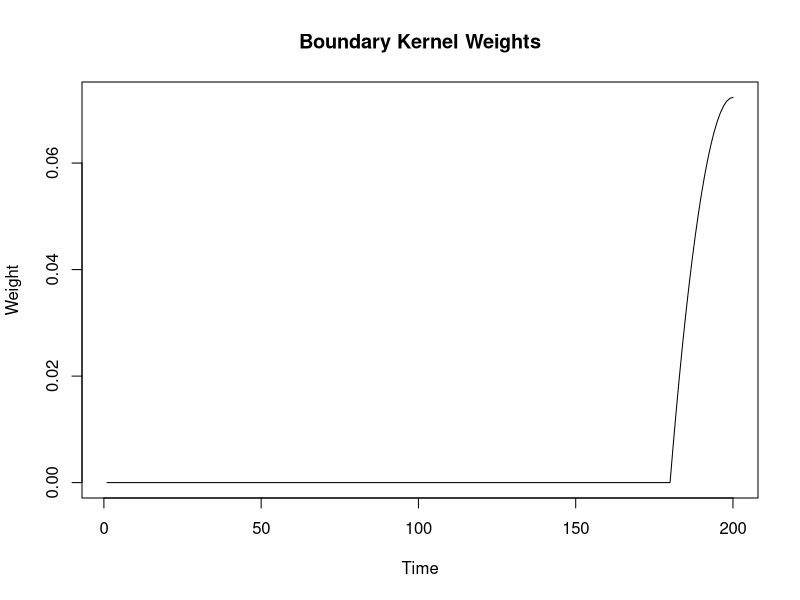
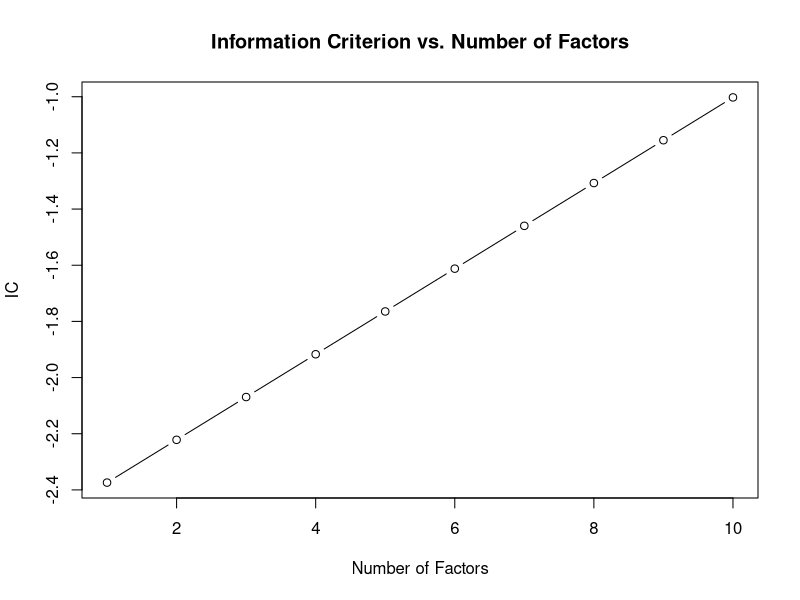

The R script that drew these images, in order:
# Load necessary libraries
library(MASS)        # For matrix operations
library(matrixcalc)  # For matrix calculations
library(glmnet)      # For lasso penalization
library(FactoMineR)  # For PCA
library(quadprog)    # For quadratic programming
library(forecast)    # For ARIMA comparison
library(zoo)         # For rolling operations
library(ggplot2)     # For visualization


################################################################################

# Example with simulated data
set.seed(123)
T <- 200  # Number of time periods
p <- 50   # Number of assets
returns <- matrix(rnorm(T * p, mean = 0.001, sd = 0.02), ncol = p)

################################################################################
# Kernel function (Epanechnikov)
epanechnikov_kernel <- function(u) {
  ifelse(abs(u) <= 1, 0.75 * (1 - u^2), 0)
}

# Boundary kernel
boundary_kernel <- function(t, r, T, h, kernel_func) {
  scaled_diff <- (t - r) / (T*h)  # Argument of the kernel
  k_val <- kernel_func(scaled_diff) / h  # Scale by h
  
  # Determine the region of r
  Th_floor <- floor(T * h)
  
  if (r < Th_floor) {
    # Lower boundary case
    integral_val <- integrate(kernel_func, lower = -r / (T * h), upper = 1)$value # articles are conflicting, upper = 1 vs. Inf
    return(k_val / integral_val)
  } else if (r > (T - Th_floor)) {
    # Upper boundary case
    integral_val <- integrate(kernel_func, lower = -1, upper = (1 - r / T) / h)$value # articles are conflicting, lower = -1 vs. -Inf
    return(k_val / integral_val)
  } else {
    # Middle region
    return(k_val)
  }
}

# Two-fold convolution kernel
two_fold_convolution_kernel <- function(u, kernel_func) {
  result <- ifelse(
    abs(u) <= 2, # Not entirely sure about this, maybe it is dependent on kernel_func?
    sapply(u, function(u_val) {
      integrand <- function(v) kernel_func(v) * kernel_func(u_val - v)
      integrate(integrand, lower = -1, upper = 1)$value
    }),
    0
  )
  return(result)
}

# Function to Compute V_m (Sum of Squared Residuals)
compute_V_m <- function(returns, m, kernel_func, bandwidth) {
  p <- ncol(returns)
  T <- nrow(returns)
  total_ssr <- 0  # Sum of squared residuals
  
  for (x in 1:T) {
    # Compute boundary kernel weights for time x
    w_x <- sapply(1:T, function(t) boundary_kernel(x, t, T, bandwidth, kernel_func))
    w_x <- w_x / sum(w_x)  # Normalize weights
    
    # Apply weights to returns
    sqrt_w_x <- sqrt(w_x)
    weighted_returns <- sweep(returns, 1, sqrt_w_x, `*`)
    
    # Perform PCA
    pca_result <- prcomp(weighted_returns, center = FALSE, scale. = FALSE)
    num_pcs <- min(m, ncol(pca_result$x))
    if (num_pcs < 1) next  # Skip if no PCs are found
    
    # Extract factor scores and loadings
    Fhat <- pca_result$x[, 1:num_pcs, drop = FALSE] / sqrt(T)  # Normalize
    loadings_hat <- pca_result$rotation[, 1:num_pcs, drop = FALSE]
    
    # Compute fitted values and residuals
    fitted <- Fhat %*% t(loadings_hat)
    Resid_x <- returns - fitted
    total_ssr <- total_ssr + sum(Resid_x^2)
  }
  
  # Compute V_m
  V_m <- total_ssr / (p * T)
  return(V_m)
}

# Function to Select Optimal Number of Factors using Information Criterion
select_optimal_factors <- function(returns, max_factors, T_h, kernel_func, bandwidth) {
  p <- ncol(returns)
  T <- nrow(returns)
  
  IC_values <- numeric(max_factors)
  V_m_values <- numeric(max_factors)
  penalty_values <- numeric(max_factors)
  
  for (m in 1:max_factors) {
    V_m <- compute_V_m(returns, m, kernel_func, bandwidth)
    V_m_values[m] <- V_m
    
    # Compute penalty
    penalty <- (p + T_h) / (p * T_h) * log((p * T_h) / (p + T_h)) * m
    penalty_values[m] <- penalty
    
    # Compute Information Criterion (IC)
    IC_values[m] <- log(V_m) + penalty
  }
  
  optimal_m <- which.min(IC_values)
  
  return(list(optimal_m = optimal_m, IC_values = IC_values, V_m_values = V_m_values, penalty_values = penalty_values))
}


# Function to Perform Local PCA
local_pca <- function(returns, r, bandwidth, m, kernel_func) {
  T <- nrow(returns)
  
  # Compute boundary kernel weights for time r
  w_r <- sapply(1:T, function(t) boundary_kernel(r, t, T, bandwidth, kernel_func))
  w_r <- w_r / sum(w_r)  # Normalize weights
  
  # Apply weights to returns
  sqrt_w_r <- sqrt(w_r)
  weighted_returns <- sweep(returns, 1, sqrt_w_r, `*`)
  
  # Perform PCA
  pca_result <- prcomp(weighted_returns, center = FALSE, scale. = FALSE)
  
  # Determine actual number of factors
  num_factors <- min(m, ncol(pca_result$x))
  if (num_factors < 1) return(NULL)  # Return NULL if no factors are found
  
  # Extract factor scores and loadings
  Fhat_all <- pca_result$x[, 1:num_factors, drop = FALSE] / sqrt(T)  # Normalize
  loadings_all <- pca_result$rotation[, 1:num_factors, drop = FALSE]
  
  return(list(factors_full = Fhat_all, loadings_full = loadings_all))
}


# Apply local PCA over all time points
bandwidth <- (2.35/sqrt(12))*T^(-0.2)*p^(-0.1) # Silverman's rule of thumb
m <- select_optimal_factors(returns, max_factors = 10, T_h = T*bandwidth, kernel_func = epanechnikov_kernel, bandwidth)$optimal_m # Number of factors
factors_list <- list()
loadings_list <- list()

for (t in 1:T) {
  pca_result <- local_pca(returns, t, bandwidth, m, epanechnikov_kernel)
  factors_list[[t]] <- pca_result$factors
  loadings_list[[t]] <- pca_result$loadings
}

################################################################################
# Hypothesis testing

# A little unsure about the indexing of the local_loadings and local_factors here

compute_M_hat <- function(local_factors, global_factors, local_loadings, global_loadings, T, N, m) {
  M_hat <- 0
  if (m ==1){
    global_loadings <- matrix(global_loadings)
    global_factors <- matrix(global_factors)
  }
  for (i in 1:N) {
    for (t in 1:T) {
      common_H1 <- t(local_loadings[[t]][i, ]) %*% local_factors[[t]][t,]
      common_H0 <- (global_loadings[i, ]) %*% global_factors[t, ]
      M_hat <- M_hat + (common_H1 - common_H0)^2
    }
  }
  M_hat <- M_hat / (N * T)
  return(M_hat)
}


compute_B_pT <- function(local_factors, global_factors, residuals, h, T, p, kernel_func) {
  # 1) Precompute sum of residual squares per row s
  res2 <- rowSums(residuals^2)  # length T
  
  # 2) Kernel matrix K[s,t]
  K <- matrix(0, nrow=T, ncol=T)
  for (s in 1:T) {
    for (t in 1:T) {
      K[s, t] <- boundary_kernel(s, t, T, h, kernel_func)
    }
  }
  
  # 3) Local dot-product matrix, L[s,t] = l_s . l_t
  #    where l_s = local_factors[[s]][s, ], a length-r vector.
  L <- matrix(0, nrow=T, ncol=T)
  for (s in 1:T) {
    ls <- local_factors[[s]][s, ]
    for (t in 1:T) {
      lt <- local_factors[[t]][t, ]
      L[s, t] <- sum(ls * lt)
    }
  }
  
  # 4) Global dot-product matrix, G[s,t] = g_s . g_t
  #    if global_factors is T x r
  G <- global_factors %*% t(global_factors)
  
  # 5) Vectorized calculation of (K*L - G)^2, then multiply row s by res2[s], sum over all s,t
  D <- (K * L) - G  # elementwise
  D2 <- D^2
  val <- sum(D2 * res2[row(D2)])
  
  # 6) Final scaling
  B_pT <- (h^(1/2) / (T^2 * sqrt(p))) * val
  return(B_pT)
}


compute_V_pT <- function(local_factors, residuals, h, T, p, factor_cov, kernel_func) {
  V_pT <- 0
  for (s in 1:(T - 1)) {
    for (r in (s + 1):T) {
      k_bar_sr <- two_fold_convolution_kernel((s - r) / (T * h), kernel_func)
      term <- k_bar_sr^2 * (t(local_factors[[s]][s,]) %*% factor_cov %*% local_factors[[r]][r,])^2
      V_pT <- V_pT + term * (t(residuals[s, ]) %*% residuals[r, ])^2
    }
  }
  V_pT <- (2 / (T^2 * p * h)) * V_pT
  return(V_pT)
}


compute_J_pT <- function(B_pT, V_pT, M_hat, T, p, h) {
  J_pT <- (T * sqrt(p) * sqrt(h) * M_hat - B_pT) / sqrt(V_pT)
  return(J_pT)
}

################################################################################


# Factor covariance matrix
factor_covariance <- cov(do.call(rbind, factors_list))  # Aggregate over all factors


# Estimate residuals
residuals <- matrix(NA, nrow = T, ncol = p)
for (t in 1:T) {
  modeled_returns_t <- factors_list[[t]] %*% t(loadings_list[[t]])
  residuals[t, ] <- returns[t, ] - modeled_returns_t[t,]
}


# Function to Estimate Residual Covariance with Lasso Penalization
estimate_residual_cov <- function(residuals, lambda) {
  p <- ncol(residuals)
  
  # Compute the sample covariance matrix
  S <- cov(residuals)
  
  # Initialize the sparse covariance matrix
  sparse_cov <- matrix(0, nrow = p, ncol = p)
  
  # Apply Lasso regression row-wise
  for (i in 1:p) {
    response <- S[i, -i]
    predictors <- S[-i, -i]
    
    # Fit Lasso regression without intercept
    fit <- glmnet(predictors, response, alpha = 1, lambda = lambda, intercept = FALSE, standardize = FALSE)
    
    # Extract coefficients and assign to sparse covariance matrix
    coef_i <- as.vector(coef(fit, s = lambda))[-1]  # Exclude intercept
    sparse_cov[i, -i] <- coef_i
  }
  
  # Symmetrize the covariance matrix
  sparse_cov <- (sparse_cov + t(sparse_cov)) / 2
  
  # Assign original diagonal elements
  diag(sparse_cov) <- diag(S)
  
  return(sparse_cov)
}

lambda <- 0.1  # Set penalty parameter
residual_covariance <- estimate_residual_cov(residuals, lambda)


# Compute Time-Varying Covariance Matrices
compute_time_varying_cov <- function(loadings, factor_cov, residual_cov) {
  return(loadings %*% factor_cov %*% t(loadings) + residual_cov)
}

time_varying_cov_list <- mapply(
  compute_time_varying_cov,
  loadings = loadings_list,
  MoreArgs = list(factor_cov = factor_covariance, residual_cov = residual_covariance),
  SIMPLIFY = FALSE
)



compute_optimal_weights <- function(cov_matrix, p) {
  if (any(is.na(cov_matrix)) || !is.positive.definite(round(cov_matrix, 10))) {
    # Add a small ridge term to stabilize inversion
    cov_matrix <- cov_matrix + diag(1e-6, p)
  }
  
  Dmat <- solve(cov_matrix)
  dvec <- rep(0, p)
  Amat <- matrix(1, nrow = p, ncol = 1)  # Constraint: sum(weights) = 1
  bvec <- 1
  
  # Solve QP
  result <- tryCatch(
    solve.QP(Dmat, dvec, Amat, bvec, meq = 1),
    error = function(e) NULL
  )
  
  if (!is.null(result)) {
    return(result$solution)
  } else {
    # Return equal weights if QP fails
    return(rep(1/p, p))
  }
}
optimal_weights <- lapply(time_varying_cov_list, function(cov_mat) {
  compute_optimal_weights(cov_mat, p)
})


compute_portfolio_risk <- function(weights, cov_matrix) {
  return(sqrt(as.numeric(t(weights) %*% cov_matrix %*% weights)))
}
portfolio_risk <- mapply(
  compute_portfolio_risk,
  weights = optimal_weights,
  cov_matrix = time_varying_cov_list,
  SIMPLIFY = TRUE
)



# Compute Expected Returns (Mean of Returns)
expected_returns <- colMeans(returns, na.rm = TRUE)

# Compute Portfolio Sharpe Ratios
compute_sharpe_ratio <- function(weights, expected_returns, cov_matrix) {
  portfolio_return <- sum(weights * expected_returns, na.rm = TRUE)
  portfolio_std <- sqrt(as.numeric(t(weights) %*% cov_matrix %*% weights))
  if (portfolio_std == 0) return(NA)
  return(portfolio_return / portfolio_std)
}

portfolio_sharpe <- mapply(
  compute_sharpe_ratio,
  weights = optimal_weights,
  cov_matrix = time_varying_cov_list,
  MoreArgs = list(expected_returns = expected_returns),
  SIMPLIFY = TRUE
)




################################################################################
# Testing hypothesis test

# Global PCA
global_pca <- prcomp(returns, scale. = FALSE, center = FALSE)
global_factors <- global_pca$x[, 1:m]/sqrt(T)
global_loadings <- global_pca$rotation[, 1:m]

# Compute M_hat
M_hat <- compute_M_hat(factors_list, global_factors, loadings_list, global_loadings, T, p, m)
print(paste("M_hat:", M_hat)) #"M_hat: 0.00019855543777811"

# Compute B_pT
B_pT <- compute_B_pT(factors_list, global_factors, residuals, bandwidth, T, p, epanechnikov_kernel)
print(paste("B_pT:", B_pT)) # 0.000326884513912354

# Compute V_pT
V_pT <- compute_V_pT(factors_list, residuals, bandwidth, T, p, factor_covariance, epanechnikov_kernel)
print(paste("V_pT:", V_pT)) # V_pT: 2.82995713688749e-15

# Compute J_pT
J_pT <- compute_J_pT(B_pT, V_pT, M_hat, T, p, bandwidth)
print(paste("J_pT:", J_pT)) # J_pT: 2098573.53331389

################################################################################
# Forecasting
forecast_local_factor_model <- function(
    returns,
    W,
    m,
    bandwidth,
    kernel_func = epanechnikov_kernel,
    lambda = 0.1  # Penalization parameter
) {
  T <- nrow(returns)
  p <- ncol(returns)
  
  # Initialize storage
  forecasts <- matrix(NA, nrow = T, ncol = p)
  est_covariances <- vector("list", T)
  residual_covariances <- vector("list", T)
  optimal_weights <- vector("list", T)
  
  for (tau in (W + 1):T) {
    # Compute boundary kernel weights for times 1..(tau-1)
    weight_vec <- sapply(1:(tau - 1), function(r) {
      boundary_kernel(tau, r, tau - 1, bandwidth, kernel_func)
    })
    weight_vec <- weight_vec / sum(weight_vec)  # Normalize weights
    sqrt_w <- sqrt(weight_vec)
    
    # Apply weights to sub-returns
    weighted_subreturns <- sweep(returns[1:(tau - 1), ], 1, sqrt_w, `*`)
    
    # Perform Local PCA
    pca_result <- prcomp(weighted_subreturns, center = FALSE, scale. = FALSE)
    num_factors <- min(m, ncol(pca_result$x))
    if (num_factors < 1) next  # Skip if no factors
    
    # Extract factors and loadings
    Fhat <- pca_result$x[, 1:num_factors, drop = FALSE] / sqrt(tau - 1)  # Normalize
    loadings_hat <- pca_result$rotation[, 1:num_factors, drop = FALSE]
    
    # Forecast for time tau: Use last factor scores
    F_tau_hat <- Fhat[nrow(Fhat), , drop = FALSE]
    R_hat_tau <- loadings_hat %*% t(F_tau_hat)
    forecasts[tau, ] <- as.vector(R_hat_tau)
    
    # Estimate Factor Covariance
    factor_cov <- cov(Fhat, use = "complete.obs")
    
    # Estimate Residual Covariance
    residuals_sub <- returns[1:(tau - 1), ] - Fhat %*% t(loadings_hat)
    resid_cov <- estimate_residual_cov(residuals_sub, lambda)
    residual_covariances[[tau]] <- resid_cov
    
    # Combine to get Estimated Covariance
    est_cov <- loadings_hat %*% factor_cov %*% t(loadings_hat) + resid_cov
    est_covariances[[tau]] <- est_cov
    
    # Compute Optimal Weights using QP
    weights <- compute_optimal_weights(est_cov, p)
    optimal_weights[[tau]] <- weights
  }
  
  return(list(
    forecasts = forecasts,
    est_covariances = est_covariances,
    residual_covariances = residual_covariances,
    optimal_weights = optimal_weights
  ))
}



# Evaluation Function
evaluate_forecasts <- function(
    returns, 
    forecasts,                  # T x p matrix of predicted means
    est_covariances,            # list of length T, each a p x p predicted covariance
    residual_covariances_pred,  # list of length T, each a p x p predicted residual covariance
    weights_est,                # list of length T, each a p-vector of portfolio weights
    window_eval,                # Vector of time indices, e.g., (W +1):T
    realized_covariances   = NULL,       # list of length T
    realized_resid_covariances = NULL,   # list of length T
    true_weights           = NULL,       # list of length T
    realized_sharpes       = NULL        # numeric vector of length T
) {
  # Initialize metrics
  metrics <- list(
    risk_error = NA,
    weight_error = NA,
    sharpe_error = NA,
    covariance_error = NA,
    residual_cov_error = NA
  )
  
  # 1. Risk Error
  if (!is.null(realized_covariances) && !is.null(weights_est)) {
    risk_diffs <- mapply(function(w, est_cov, real_cov) {
      if (is.null(w) || is.null(est_cov) || is.null(real_cov)) return(NA)
      pred_risk <- sqrt(as.numeric(t(w) %*% est_cov %*% w))
      real_risk <- sqrt(as.numeric(t(w) %*% real_cov %*% w))
      return(abs(real_risk - pred_risk))
    }, 
    w = weights_est[window_eval], 
    est_cov = est_covariances[window_eval], 
    real_cov = realized_covariances[window_eval])
    
    metrics$risk_error <- mean(risk_diffs, na.rm = TRUE)
  }
  
  # 2. Weight Error
  if (!is.null(true_weights) && !is.null(weights_est)) {
    weight_diffs <- mapply(function(w_est, w_true) {
      if (is.null(w_est) || is.null(w_true)) return(NA)
      return(sqrt(sum((w_est - w_true)^2)))
    },
    w_est = weights_est[window_eval],
    w_true = true_weights[window_eval])
    
    metrics$weight_error <- mean(weight_diffs, na.rm = TRUE)
  }
  
  # 3. Sharpe Ratio Error
  if (!is.null(realized_sharpes) && !is.null(weights_est) && !is.null(forecasts)) {
    sharpe_diffs <- mapply(function(w, forecast_row, realized_sr, est_cov) {
      if (is.null(w) || is.null(forecast_row) || is.na(realized_sr) || is.null(est_cov)) return(NA)
      mu_hat <- sum(forecast_row * w, na.rm = TRUE)
      sigma_hat <- sqrt(as.numeric(t(w) %*% est_cov %*% w))
      if (sigma_hat == 0 || is.na(sigma_hat)) return(NA)
      sr_hat <- mu_hat / sigma_hat
      return(abs(realized_sr - sr_hat))
    },
    w = weights_est[window_eval],
    forecast_row = split(forecasts[window_eval, ], row(forecasts[window_eval, ])),
    realized_sr = realized_sharpes[window_eval],
    est_cov = est_covariances[window_eval])
    
    metrics$sharpe_error <- mean(sharpe_diffs, na.rm = TRUE)
  }
  
  # 4. Covariance Error
  if (!is.null(realized_covariances) && !is.null(est_covariances)) {
    cov_diffs <- mapply(function(est_cov, real_cov) {
      if (is.null(est_cov) || is.null(real_cov)) return(NA)
      return(norm(est_cov - real_cov, type = "F"))
    },
    est_cov = est_covariances[window_eval],
    real_cov = realized_covariances[window_eval])
    
    metrics$covariance_error <- mean(cov_diffs, na.rm = TRUE)
  }
  
  # 5. Residual Covariance Error
  if (!is.null(realized_resid_covariances) && !is.null(residual_covariances_pred)) {
    resid_cov_diffs <- mapply(function(pred_resid, real_resid) {
      if (is.null(pred_resid) || is.null(real_resid)) return(NA)
      return(norm(pred_resid - real_resid, type = "F"))
    },
    pred_resid = residual_covariances_pred[window_eval],
    real_resid = realized_resid_covariances[window_eval])
    
    metrics$residual_cov_error <- mean(resid_cov_diffs, na.rm = TRUE)
  }
  
  return(metrics)
}

W <- 100
bandwidth <- (2.35 / sqrt(12)) * T^(-0.2) * p^(-0.1)

# 3) Get forecasts and estimated covariances from your local factor model
oos_results <- forecast_local_factor_model(
  returns      = returns,
  W            = W,
  m            = m,
  bandwidth    = bandwidth,
  kernel_func  = epanechnikov_kernel
)

# 4) Realized Covariances
realized_covariances <- vector("list", T)
realized_resid_covariances <- vector("list", T)

for (t in (W + 1):T) {
  # Compute Realized Covariance
  realized_covariances[[t]] <- cov(returns[(t - W):t, ])
  
  # Compute Realized Residual Covariance
  # Ensure residuals are available and complete
  residuals_window <- residuals[(t - W):t, ]
  if (any(is.na(residuals_window))) {
    realized_resid_covariances[[t]] <- NA
  } else {
    realized_resid_covariances[[t]] <- cov(residuals_window)
  }
}

# 5) Optimal weights
optimal_weights <- list()
for (t in (W+1):T) {
  time_varying_cov <- loadings_list[[t]] %*% factor_covariance %*% t(loadings_list[[t]]) + residual_covariance
  Dmat <- solve(time_varying_cov)  # Inverse covariance matrix
  dvec <- rep(0, p)
  Amat <- cbind(rep(1, p))  # Constraint: sum of weights = 1
  bvec <- 1
  
  # Solve quadratic programming problem
  result <- solve.QP(Dmat, dvec, Amat, bvec, meq = 1)
  optimal_weights[[t]] <- result$solution
}

# 6) Sharpe ratio
realized_sharpes <- rep(NA, T)
for (t in (W+1):T) {
  tmp <- returns[(t - W):t, , drop = FALSE]
  
  # Weighted portfolio (assuming you already have weights and time-varying covariance)
  weights <- optimal_weights[[t]]
  time_varying_cov <- loadings_list[[t]] %*% factor_covariance %*% t(loadings_list[[t]]) + residual_covariance
  
  # Realized returns of the portfolio from day t-W..t
  rets_t <- rowSums( sweep(tmp, 2, weights, `*`) )  # a vector
  
  # Predicted or "current" portfolio std dev using the factor-based covariance
  rets_t_std <- sqrt( t(weights) %*% time_varying_cov %*% weights )
  
  realized_sharpes[t] <- mean(rets_t) / rets_t_std
}



# 7) Evaluate
perf <- evaluate_forecasts(
  returns                      = returns,
  forecasts                    = oos_results$forecasts,
  est_covariances              = oos_results$est_covariances,
  residual_covariances_pred    = oos_results$residual_covariances,
  weights_est                  = oos_results$optimal_weights, 
  window_eval                  = (W +1):T,
  realized_covariances         = realized_covariances,
  realized_resid_covariances   = realized_resid_covariances,
  true_weights                 = optimal_weights,
  realized_sharpes             = realized_sharpes
)

print(perf)

#$risk_error
#[1] 0.1072943

#$weight_error
#[1] 0.04058218

#$sharpe_error
#[1] 0.1262457

#$covariance_error
#[1] 12.84417

#$residual_cov_error
#[1] 12.78617
################################################################################
# Testing functions

# Test boundary kernel weights
test_boundary_kernel <- function() {
  T <- 200
  h <- 0.1
  weights <- sapply(1:T, function(t) boundary_kernel(t, T, T, h, epanechnikov_kernel))
  weights <- weights/sum(weights)
  
  # Check if weights sum approximately to 1
  sum_weights <- sum(weights)
  print(paste("Sum of weights (should be close to 1):", sum_weights))
  
  # Plot weights for visual inspection
  plot(1:T, weights, type = "l", main = "Boundary Kernel Weights", xlab = "Time", ylab = "Weight")
}

# Test local PCA function
test_local_pca <- function() {
  set.seed(123)
  T <- 200
  p <- 50
  returns <- matrix(rnorm(T * p, mean = 0.001, sd = 0.02), ncol = p)
  bandwidth <- 0.1
  
  pca_result <- local_pca(returns, r = T, bandwidth = bandwidth, m = m, kernel_func = epanechnikov_kernel)
  
  # Print dimensions of factors and loadings
  print(paste("Factors dimension (should be m):", length(pca_result$factors)))
  print(paste("Loadings dimension (should be p x m):", dim(pca_result$loadings)[1], "x", dim(pca_result$loadings)[2]))
}


# Test information criterion function
test_information_criterion <- function() {
  set.seed(123)
  T <- 200
  p <- 50
  returns <- matrix(rnorm(T * p, mean = 0.001, sd = 0.02), ncol = p)
  
  result <- select_optimal_factors(returns, max_factors = 10, T_h = T*bandwidth, epanechnikov_kernel ,bandwidth)
  
  # Print results
  print(paste("Optimal number of factors:", result$optimal_m))
  print("IC values:")
  print(result$IC_values)
  
  # Plot IC values
  plot(1:10, result$IC_values, type = "b", main = "Information Criterion vs. Number of Factors",
       xlab = "Number of Factors", ylab = "IC")
}




# Test hypothesis testing components
test_hypothesis_testing <- function() {
  set.seed(123)
  T <- 200
  p <- 50
  m <- 3  # Number of factors (adjust as needed)
  bandwidth <- (2.35 / sqrt(12)) * T^(-0.2) * p^(-0.1)  # Silverman's rule of thumb
  
  # Simulate returns
  returns <- matrix(rnorm(T * p, mean = 0.001, sd = 0.02), ncol = p)
  
  # Generate mock local factors and loadings (adjusted to new setup)
  factors_list <- lapply(1:T, function(t) matrix(rnorm(T * m), nrow = T, ncol = m))
  loadings_list <- lapply(1:T, function(t) matrix(rnorm(p * m), nrow = p, ncol = m))
  
  # Generate residuals
  residuals <- matrix(rnorm(T * p), nrow = T, ncol = p)
  
  # Simulate global factors and loadings
  global_factors <- matrix(rnorm(T * m), nrow = T, ncol = m)
  global_loadings <- matrix(rnorm(p * m), nrow = p, ncol = m)
  
  # Mock factor covariance matrix
  factor_covariance <- diag(m)
  
  # Compute hypothesis testing components
  M_hat <- compute_M_hat(factors_list, global_factors, loadings_list, global_loadings, T, p, m)
  B_pT <- compute_B_pT(factors_list, global_factors, residuals, bandwidth, T, p, epanechnikov_kernel)
  V_pT <- compute_V_pT(factors_list, residuals, bandwidth, T, p, factor_covariance, epanechnikov_kernel)
  J_pT <- compute_J_pT(B_pT, V_pT, M_hat, T, p, bandwidth)
  
  # Print results
  print(paste("M_hat:", M_hat))
  print(paste("B_pT:", B_pT))
  print(paste("V_pT:", V_pT))
  print(paste("J_pT:", J_pT))
}



test_forecasting <- function() {
  set.seed(123)
  T <- 200
  p <- 50
  W <- 100  # Window length
  m <- 3    # Number of factors
  bandwidth <- (2.35 / sqrt(12)) * T^(-0.2) * p^(-0.1)  # Silverman's rule of thumb
  
  # Simulated returns data
  returns <- matrix(rnorm(T * p, mean = 0.001, sd = 0.02), ncol = p)
  
  # Initialize matrix to store forecasts
  forecasts <- matrix(NA, nrow = T, ncol = p)
  
  for (tau in (W + 1):T) {
    # Calculate weights using the boundary kernel
    weight_vec <- sapply(1:(tau - 1), function(r) boundary_kernel(tau - 1, r, tau - 1, bandwidth, epanechnikov_kernel))
    weight_vec <- weight_vec / sum(weight_vec)  # Normalize weights
    sqrt_w <- sqrt(weight_vec)
    
    # Weighted returns up to tau - 1
    weighted_subreturns <- sweep(returns[1:(tau - 1), , drop = FALSE], 1, sqrt_w, `*`)
    
    # Perform local PCA
    pca_result <- prcomp(weighted_subreturns, center = FALSE, scale = FALSE)
    
    # Check the number of components returned by PCA
    num_factors <- min(m, ncol(pca_result$x))  # Ensure we don't exceed available factors
    if (num_factors == 0) {
      warning(paste("Skipping tau =", tau, "due to insufficient factors."))
      next
    }
    
    # Extract factors and loadings
    local_factors_mat <- pca_result$x[, 1:num_factors, drop = FALSE]  # (tau-1) x num_factors
    loadings_hat <- t(local_factors_mat) %*% weighted_subreturns / (tau - 1)  # num_factors x p
    loadings_hat <- t(loadings_hat)  # p x num_factors
    
    # Get the last factor row (F_tau_hat)
    if (num_factors == 1) {
      F_tau_hat <- local_factors_mat[nrow(local_factors_mat), drop = FALSE]  # Ensure it's a matrix
    } else {
      F_tau_hat <- local_factors_mat[nrow(local_factors_mat), ]
    }
    
    # Forecast returns at time tau
    Rhat_tau <- loadings_hat %*% F_tau_hat
    
    # Store forecast for time tau
    forecasts[tau, ] <- Rhat_tau
  }
  
  # Sanity check: Forecast dimensions and sample forecast
  print(dim(forecasts))  # Should be T x p
  print(forecasts[(W + 1):(W + 5), 1:5])  # Print a few forecasts for the first 5 assets
  
  # Optionally, return the forecasts for further analysis
  return(forecasts)
}


validate_convolution_kernel <- function(kernel_func) {
  integrand <- function(u) two_fold_convolution_kernel(u, kernel_func)
  result <- integrate(integrand, lower = -2, upper = 2)
  print(paste("Integral of two-fold convolution kernel:", result$value))
}

validate_convolution_kernel(epanechnikov_kernel)
test_boundary_kernel()
test_local_pca()
test_information_criterion()
test_hypothesis_testing()
test_forecasting()
